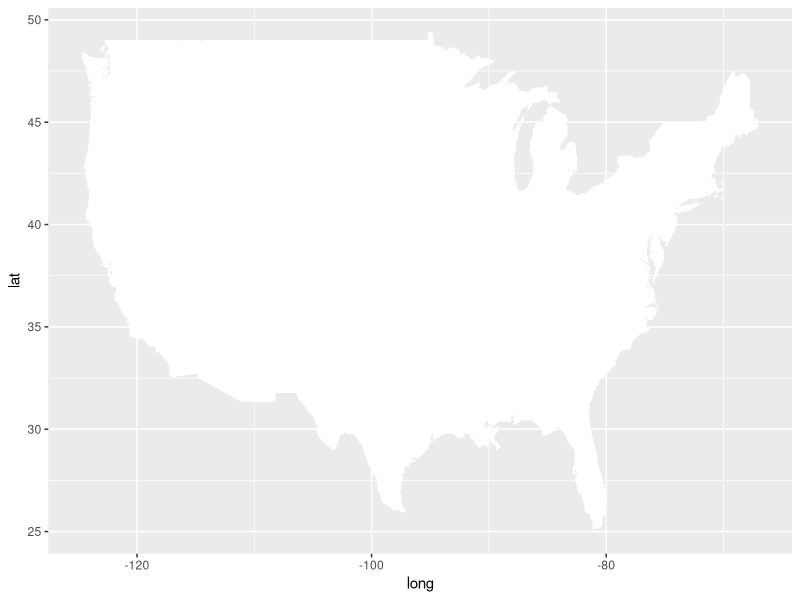
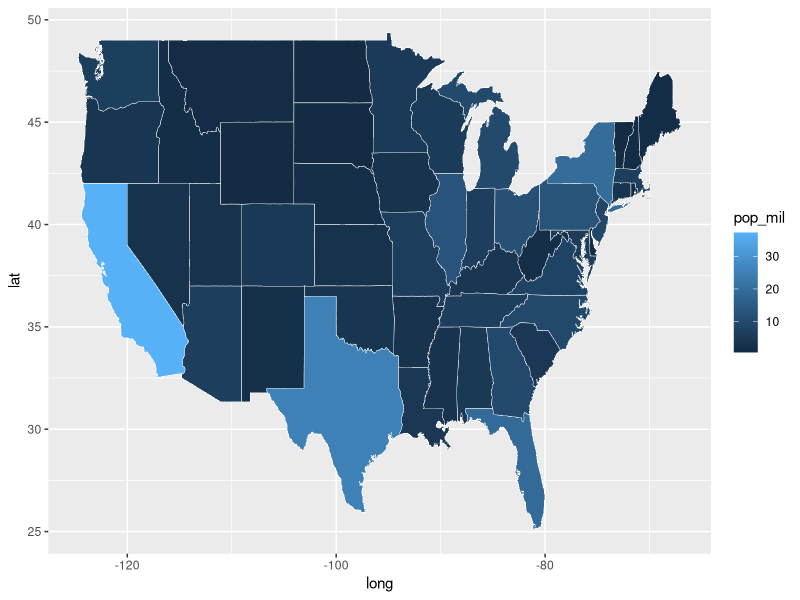
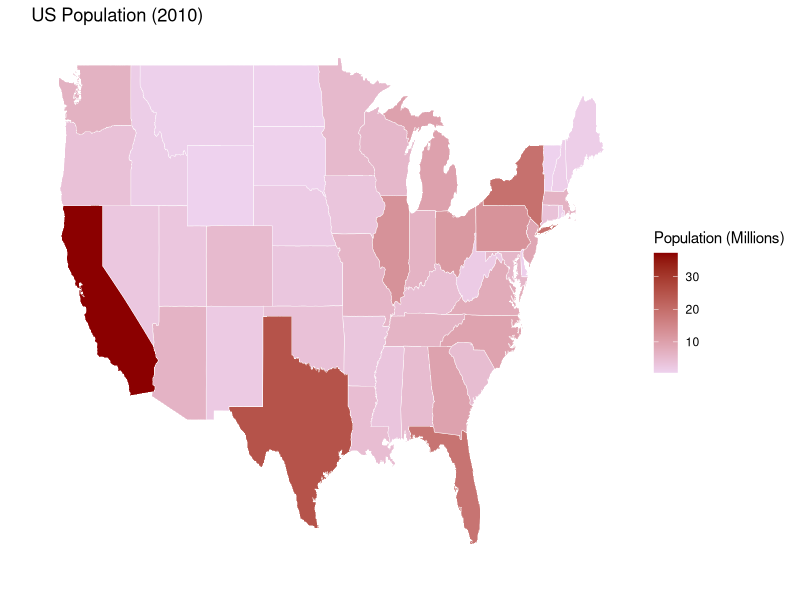

Reproduce these figures in R, in order. (Note: this script raises an error after producing the figures.)
## ---- chunk 1
knitr::opts_chunk$set(echo = TRUE)
## ---- chunk 2
# Clean the environment
rm(list = ls())
## ---- chunk 3
# Read population data
pop <- read.csv("US_Population_2010.csv")
str(pop)
## ---- chunk 4
# Loiad magrittr package for forward pipe operator
library(magrittr)

# List all states in population dataset
pop_state <- pop$States %>% tolower %>% unique

print(pop_state)
## ---- chunk 5
# Load ggplot2 package
library(ggplot2)
## ---- chunk 6
# Create a data frame of map data for all states
us_states <- map_data("state")
str(us_states)
## ---- chunk 7
# List all states in map dataset
map_state <- unique(us_states$region)

print(map_state)
## ---- chunk 8
# Find set difference.
setdiff(pop_state,map_state)

## ---- chunk 9
pop$region <- tolower(pop$States)
unique(pop$region)
## ---- chunk 10
# Show states with large population
head(pop[order(pop$Census,decreasing = TRUE),])
## ---- chunk 11

# Calculate population in millions
pop$pop_mil <- pop$Census/1000000

# Show states with large population in millions
head(pop[order(pop$pop_mil,decreasing = TRUE), c('region','pop_mil')])

## ---- chunk 12
# Draw a blank US map first
gg <- ggplot()

gg <- gg + geom_map(data = us_states, map = us_states,
                    aes(x = long, y = lat, map_id = region),
                    fill="#ffffff", color="#ffffff", size=0.15)
gg

## ---- chunk 13
# Fill color of each state by its population
gg <- gg + geom_map(data=pop, map=us_states,
                    aes(fill=pop_mil, map_id=region),
                    color="#ffffff", size=0.15)
gg

## ---- chunk 14

gg <- gg + scale_fill_continuous(low='thistle2', high='darkred', 
                                 guide='colorbar')
gg <- gg + labs(fill = "Population (Millions)",
                title = "US Population (2010)",
                x="", y="")

gg <- gg + theme(panel.border = element_blank())
gg <- gg + theme(panel.background = element_blank())
gg <- gg + theme(axis.ticks = element_blank())
gg <- gg + theme(axis.text = element_blank())

gg

## ---- chunk 15
# This map looks distorted, let's change it a little bit

gg <- gg + coord_map()

gg
## ---- chunk 16
# Merge popuation and map data
pop_map <- merge(us_states, pop, by="region")
summary(pop_map$Census)
## ---- chunk 17
summary(pop_map$pop_mil)
## ---- chunk 18
str(pop_map)
## ---- chunk 19
ggplot() + 
  geom_polygon(data = pop_map,
               aes(x=long, y=lat, group = group, fill=pop_map$pop_mil),
               colour="black") + 
  scale_fill_continuous(low = "white", high = "red", guide="colorbar") + 
  theme_bw() +
  labs(fill = "Population(Millions)",
       title = "US Population by State (2010)",
       x="", y="") +
  scale_y_continuous(breaks=c()) +
  scale_x_continuous(breaks=c()) + 
  theme(panel.border =  element_blank()) +
  coord_map()

